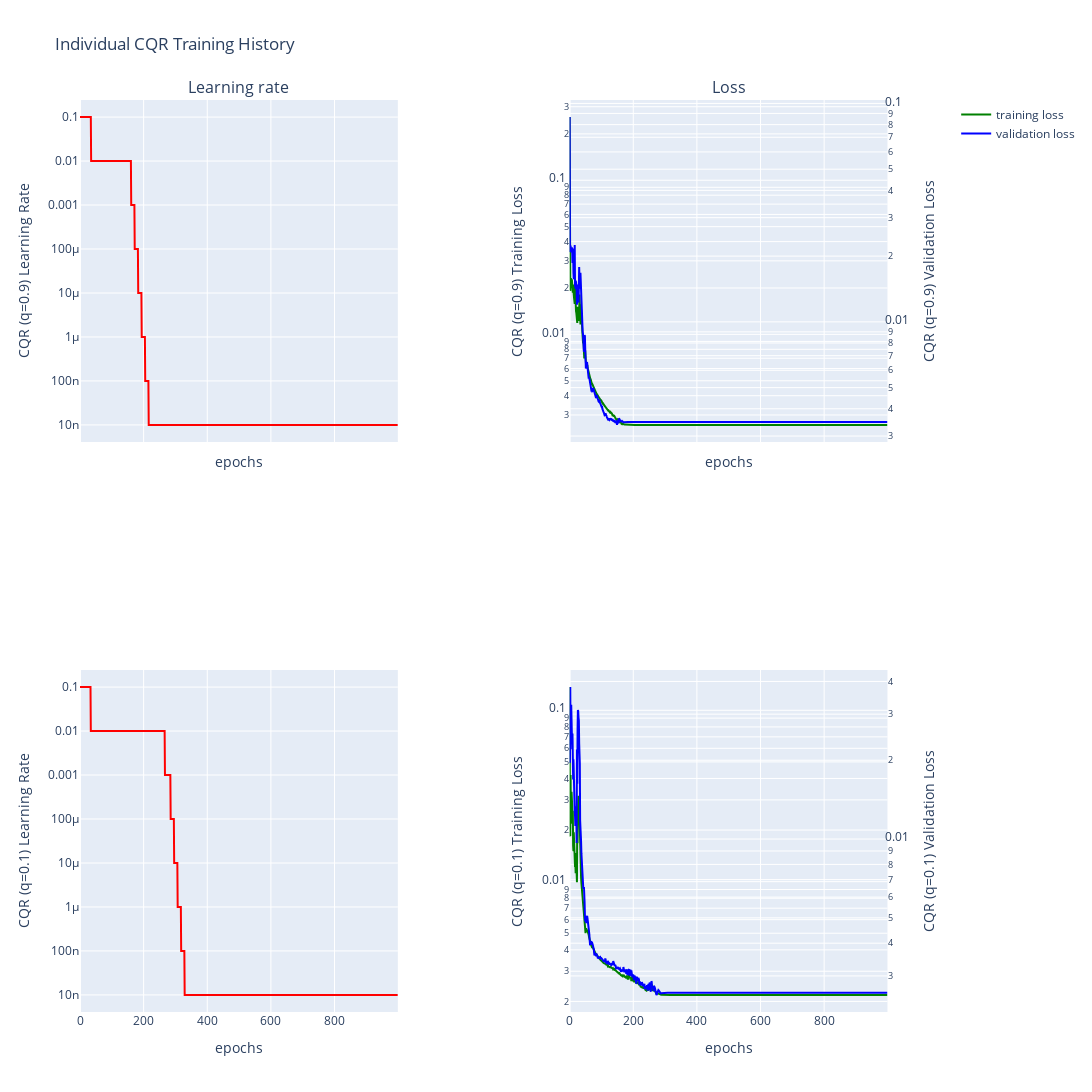

The notebook cell this image was saved under:
### Markdown cell above
# quantile regression
Here qunatile regression is done to bound the errors with confidence values

### Code cell
su.train_individual_qr(alpha=0.2, hidden_layers=[10], batch_size=320)
su.plot_qr_training_history_plotly()

### Figure 1 — Plotly figure (JSON) as saved in the notebook; plotly's stock layout.template omitted (floating-point values rounded to 4 significant figures; data arrays with more than 128 entries replaced by an {"elided": "..."} marker saying what was removed)
{"data": [{"line": {"color": "red"}, "mode": "lines", "name": "learning rate", "showlegend": false, "type": "scatter", "x": {"elided": "1000 int values"}, "xaxis": "x", "y": {"elided": "1000 float values"}, "yaxis": "y"}, {"line": {"color": "green"}, "mode": "lines", "name": "training loss", "showlegend": true, "type": "scatter", "x": {"elided": "1000 int values"}, "xaxis": "x2", "y": {"elided": "1000 float values"}, "yaxis": "y2"}, {"line": {"color": "blue"}, "mode": "lines", "name": "validation loss", "showlegend": true, "type": "scatter", "x": {"elided": "1000 int values"}, "xaxis": "x2", "y": {"elided": "1000 float values"}, "yaxis": "y3"}, {"line": {"color": "red"}, "mode": "lines", "name": "learning rate", "showlegend": false, "type": "scatter", "x": {"elided": "1000 int values"}, "xaxis": "x3", "y": {"elided": "1000 float values"}, "yaxis": "y4"}, {"line": {"color": "green"}, "mode": "lines", "name": "training loss", "showlegend": false, "type": "scatter", "x": {"elided": "1000 int values"}, "xaxis": "x4", "y": {"elided": "1000 float values"}, "yaxis": "y5"}, {"line": {"color": "blue"}, "mode": "lines", "name": "validation loss", "showlegend": false, "type": "scatter", "x": {"elided": "1000 int values"}, "xaxis": "x4", "y": {"elided": "1000 float values"}, "yaxis": "y6"}], "layout": {"annotations": [{"font": {"size": 16}, "showarrow": false, "text": "Learning rate", "x": 0.185, "xanchor": "center", "xref": "paper", "y": 1, "yanchor": "bottom", "yref": "paper"}, {"font": {"size": 16}, "showarrow": false, "text": "Loss", "x": 0.755, "xanchor": "center", "xref": "paper", "y": 1, "yanchor": "bottom", "yref": "paper"}], "height": 1400, "title": {"text": "Individual CQR Training History"}, "width": 1800, "xaxis": {"anchor": "y", "domain": [0, 0.37], "matches": "x3", "showticklabels": false, "title": {"text": "epochs"}}, "xaxis2": {"anchor": "y2", "domain": [0.57, 0.94], "matches": "x4", "showticklabels": false, "title": {"text": "epochs"}}, "xaxis3": {"anchor": "y4", "domain": [0, 0.37], "title": {"text": "epochs"}}, "xaxis4": {"anchor": "y5", "domain": [0.57, 0.94], "title": {"text": "epochs"}}, "yaxis": {"anchor": "x", "domain": [0.625, 1], "title": {"text": "CQR (q=0.9)\nLearning Rate"}, "type": "log"}, "yaxis2": {"anchor": "x2", "domain": [0.625, 1], "title": {"text": "CQR (q=0.9)\nTraining Loss"}, "type": "log"}, "yaxis3": {"anchor": "x2", "overlaying": "y2", "side": "right", "title": {"text": "CQR (q=0.9)\nValidation Loss"}, "type": "log"}, "yaxis4": {"anchor": "x3", "domain": [0, 0.375], "title": {"text": "CQR (q=0.1)\nLearning Rate"}, "type": "log"}, "yaxis5": {"anchor": "x4", "domain": [0, 0.375], "title": {"text": "CQR (q=0.1)\nTraining Loss"}, "type": "log"}, "yaxis6": {"anchor": "x4", "overlaying": "y5", "side": "right", "title": {"text": "CQR (q=0.1)\nValidation Loss"}, "type": "log"}}}
